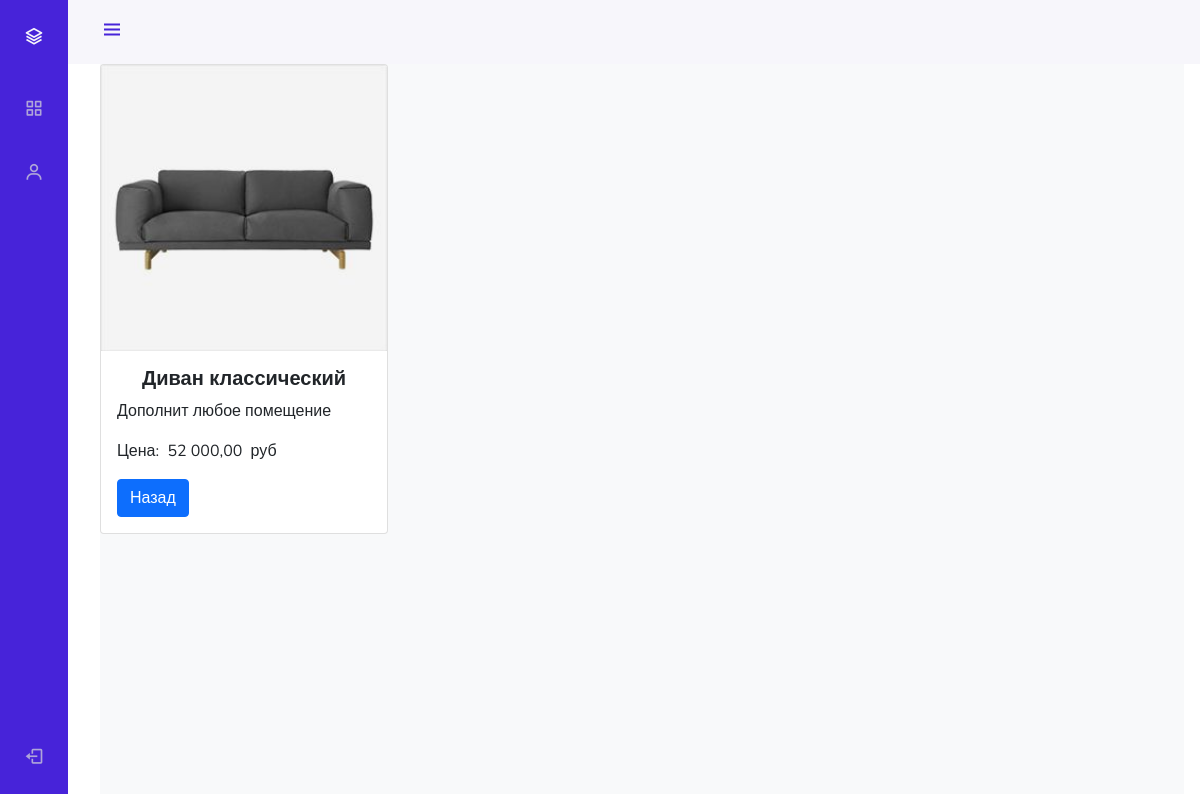
The app's page /admin_staff/products/read/4/, older data.
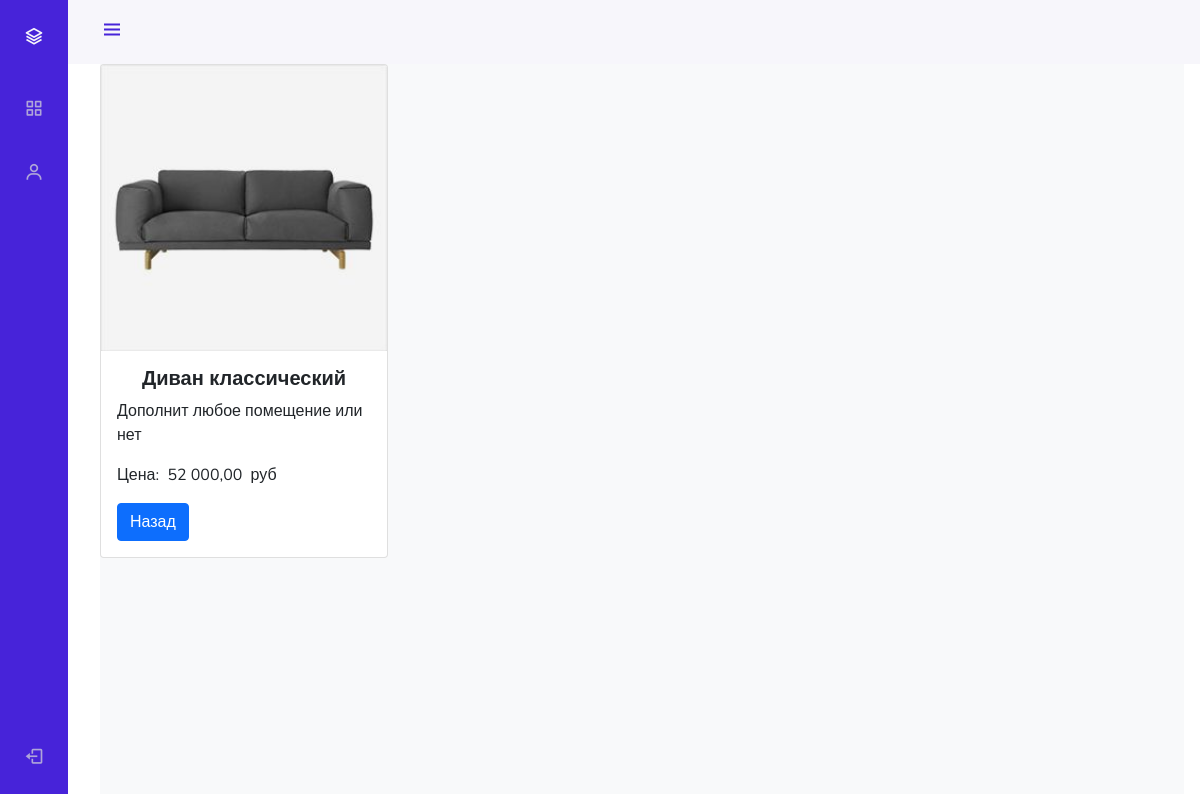
The same page, newer data.
### mainapp/models.py (models this page shows, shortened)
class Product(models.Model):
    category = models.ForeignKey(ProductCategory, on_delete=models.CASCADE)
    name = models.CharField(verbose_name='имя продукта', max_length=128)
    image = models.ImageField(upload_to='products_images', blank=True)
    short_desc = models.CharField(
        verbose_name='краткое описание продукта',
        max_length=60,
        blank=True,
    )
    description = models.TextField(
        verbose_name='описание продукта',
        blank=True,
    )
    price = models.DecimalField(
        verbose_name='цена продукта',
        max_digits=8,
        decimal_places=2,
        default=0,
    )
    quantity = models.PositiveIntegerField(
        verbose_name='количество на складе',
        default=0,
    )
    is_active = models.BooleanField(default=True)

### adminapp/views.py (the view)
# urls.py: path('products/read/<int:pk>/', adminapp.ProductDetailView.as_view(), name='product_read'),
class ProductDetailView(DetailView):
    model = Product
    template_name = 'adminapp/product_read.html'
    def get_context_data(self, *, object_list=None, **kwargs):
        context = super(ProductDetailView, self).get_context_data(**kwargs)
        context['title'] = 'продукт/подробнее'
        return context

### adminapp/templates/adminapp/product_read.html
{% extends 'adminapp/base.html' %}
{% load humanize %}
{% load static %}
{% block content %}
    <div class="card" style="width: 18rem;">
      <img class="card-img-top" src="{{ object.image.url }}" alt="Card image cap">
      <div class="card-body">
        <h5 class="card-title" style="text-align: center;"><strong>{{ object.name }}</strong></h5>
        <p class="card-text">{{ object.description }}</p>
              <p class="card-text">Цена:&nbsp {{ object.price|intcomma }}&nbsp руб</p>
        <a href="{{request.META.HTTP_REFERER}}" class="btn btn-primary">Назад</a>
      </div>
    </div>
{% endblock %}

Row changes from the older to the newer data that the page shows:
changed Product "Диван классический": description "Дополнит любое помещение" → "Дополнит любое помещение или нет"
